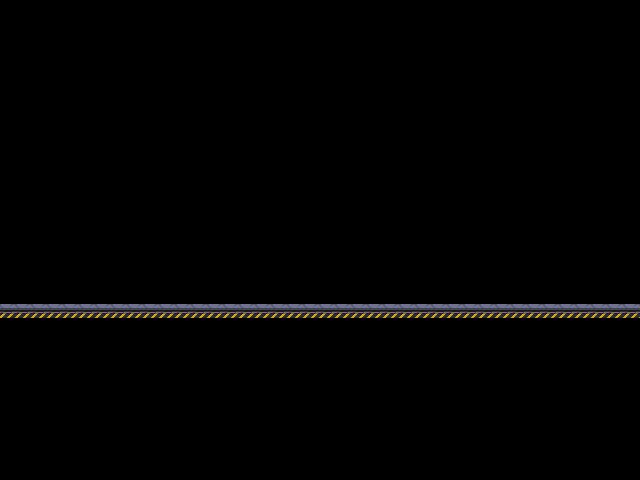

The image is a tile-based game level rendered from a .tmx file. Its description and complete source (layers, tilesets, objects, tile grids) follow:
An orthogonal 40x30 tile map with 16x16 px tiles, 1 tile layer (Camada de Blocos 1).

<map version="1.10" tiledversion="1.10.2" orientation="orthogonal" renderorder="right-down" width="40" height="30" tilewidth="16" tileheight="16" infinite="0" nextlayerid="2" nextobjectid="1">
 <tileset firstgid="1" name="tiles_out" tilewidth="16" tileheight="16" tilecount="325" columns="13">
  <image source="tiles_out.png" width="208" height="400" />
 </tileset>
 <layer id="1" name="Camada de Blocos 1" width="40" height="30">
  <data encoding="csv">
0,0,0,0,0,0,0,0,0,0,0,0,0,0,0,0,0,0,0,0,0,0,0,0,0,0,0,0,0,0,0,0,0,0,0,0,0,0,0,0,
0,0,0,0,0,0,0,0,0,0,0,0,0,0,0,0,0,0,0,0,0,0,0,0,0,0,0,0,0,0,0,0,0,0,0,0,0,0,0,0,
0,0,0,0,0,0,0,0,0,0,0,0,0,0,0,0,0,0,0,0,0,0,0,0,0,0,0,0,0,0,0,0,0,0,0,0,0,0,0,0,
0,0,0,0,0,0,0,0,0,0,0,0,0,0,0,0,0,0,0,0,0,0,0,0,0,0,0,0,0,0,0,0,0,0,0,0,0,0,0,0,
0,0,0,0,0,0,0,0,0,0,0,0,0,0,0,0,0,0,0,0,0,0,0,0,0,0,0,0,0,0,0,0,0,0,0,0,0,0,0,0,
0,0,0,0,0,0,0,0,0,0,0,0,0,0,0,0,0,0,0,0,0,0,0,0,0,0,0,0,0,0,0,0,0,0,0,0,0,0,0,0,
0,0,0,0,0,0,0,0,0,0,0,0,0,0,0,0,0,0,0,0,0,0,0,0,0,0,0,0,0,0,0,0,0,0,0,0,0,0,0,0,
0,0,0,0,0,0,0,0,0,0,0,0,0,0,0,0,0,0,0,0,0,0,0,0,0,0,0,0,0,0,0,0,0,0,0,0,0,0,0,0,
0,0,0,0,0,0,0,0,0,0,0,0,0,0,0,0,0,0,0,0,0,0,0,0,0,0,0,0,0,0,0,0,0,0,0,0,0,0,0,0,
0,0,0,0,0,0,0,0,0,0,0,0,0,0,0,0,0,0,0,0,0,0,0,0,0,0,0,0,0,0,0,0,0,0,0,0,0,0,0,0,
0,0,0,0,0,0,0,0,0,0,0,0,0,0,0,0,0,0,0,0,0,0,0,0,0,0,0,0,0,0,0,0,0,0,0,0,0,0,0,0,
0,0,0,0,0,0,0,0,0,0,0,0,0,0,0,0,0,0,0,0,0,0,0,0,0,0,0,0,0,0,0,0,0,0,0,0,0,0,0,0,
0,0,0,0,0,0,0,0,0,0,0,0,0,0,0,0,0,0,0,0,0,0,0,0,0,0,0,0,0,0,0,0,0,0,0,0,0,0,0,0,
0,0,0,0,0,0,0,0,0,0,0,0,0,0,0,0,0,0,0,0,0,0,0,0,0,0,0,0,0,0,0,0,0,0,0,0,0,0,0,0,
0,0,0,0,0,0,0,0,0,0,0,0,0,0,0,0,0,0,0,0,0,0,0,0,0,0,0,0,0,0,0,0,0,0,0,0,0,0,0,0,
0,0,0,0,0,0,0,0,0,0,0,0,0,0,0,0,0,0,0,0,0,0,0,0,0,0,0,0,0,0,0,0,0,0,0,0,0,0,0,0,
0,0,0,0,0,0,0,0,0,0,0,0,0,0,0,0,0,0,0,0,0,0,0,0,0,0,0,0,0,0,0,0,0,0,0,0,0,0,0,0,
0,0,0,0,0,0,0,0,0,0,0,0,0,0,0,0,0,0,0,0,0,0,0,0,0,0,0,0,0,0,0,0,0,0,0,0,0,0,0,0,
0,0,0,0,0,0,0,0,0,0,0,0,0,0,0,0,0,0,0,0,0,0,0,0,0,0,0,0,0,0,0,0,0,0,0,0,0,0,0,0,
58,58,58,58,58,58,58,58,58,58,58,58,58,58,58,58,58,58,58,58,58,58,58,58,58,58,58,58,58,58,58,58,58,58,58,58,58,58,58,58,
0,0,0,0,0,0,0,0,0,0,0,0,0,0,0,0,0,0,0,0,0,0,0,0,0,0,0,0,0,0,0,0,0,0,0,0,0,0,0,0,
0,0,0,0,0,0,0,0,0,0,0,0,0,0,0,0,0,0,0,0,0,0,0,0,0,0,0,0,0,0,0,0,0,0,0,0,0,0,0,0,
0,0,0,0,0,0,0,0,0,0,0,0,0,0,0,0,0,0,0,0,0,0,0,0,0,0,0,0,0,0,0,0,0,0,0,0,0,0,0,0,
0,0,0,0,0,0,0,0,0,0,0,0,0,0,0,0,0,0,0,0,0,0,0,0,0,0,0,0,0,0,0,0,0,0,0,0,0,0,0,0,
0,0,0,0,0,0,0,0,0,0,0,0,0,0,0,0,0,0,0,0,0,0,0,0,0,0,0,0,0,0,0,0,0,0,0,0,0,0,0,0,
0,0,0,0,0,0,0,0,0,0,0,0,0,0,0,0,0,0,0,0,0,0,0,0,0,0,0,0,0,0,0,0,0,0,0,0,0,0,0,0,
0,0,0,0,0,0,0,0,0,0,0,0,0,0,0,0,0,0,0,0,0,0,0,0,0,0,0,0,0,0,0,0,0,0,0,0,0,0,0,0,
0,0,0,0,0,0,0,0,0,0,0,0,0,0,0,0,0,0,0,0,0,0,0,0,0,0,0,0,0,0,0,0,0,0,0,0,0,0,0,0,
0,0,0,0,0,0,0,0,0,0,0,0,0,0,0,0,0,0,0,0,0,0,0,0,0,0,0,0,0,0,0,0,0,0,0,0,0,0,0,0,
0,0,0,0,0,0,0,0,0,0,0,0,0,0,0,0,0,0,0,0,0,0,0,0,0,0,0,0,0,0,0,0,0,0,0,0,0,0,0,0
</data>
 </layer>
</map>
